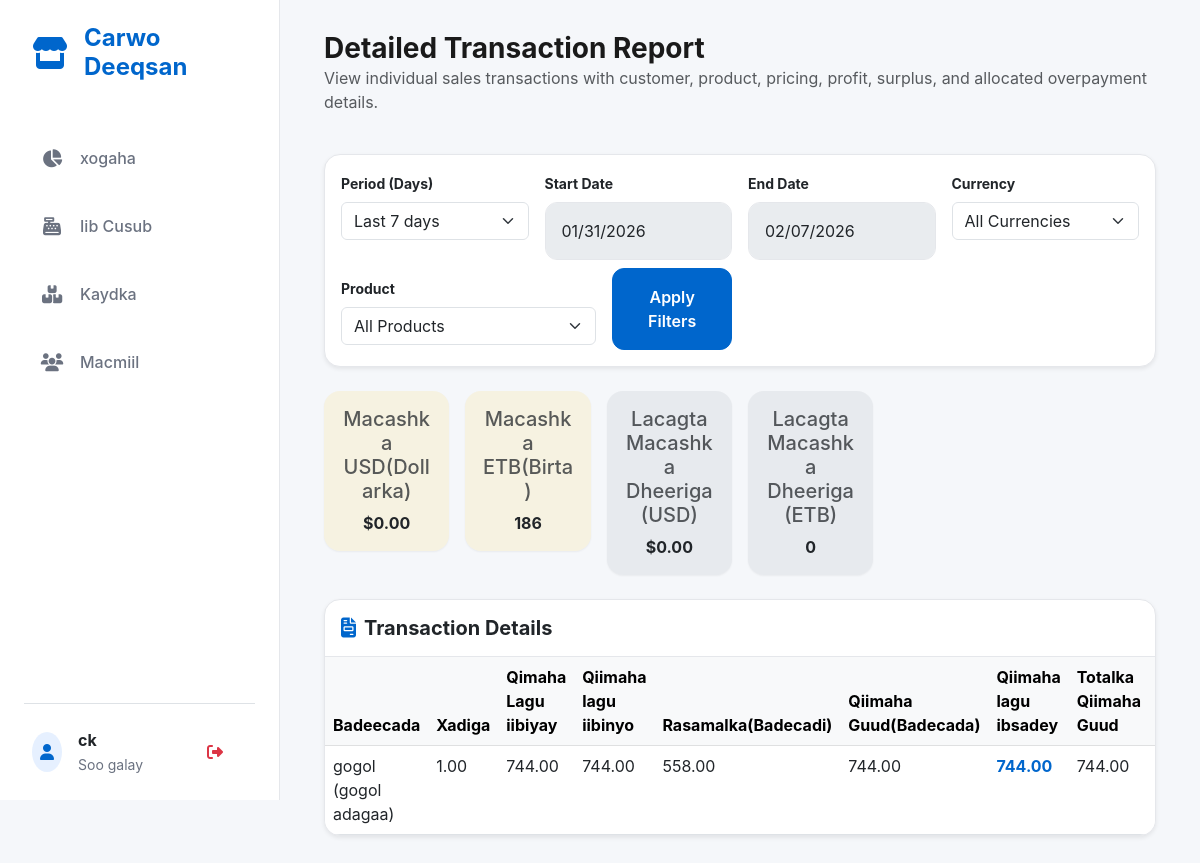
Page /detailed-transaction-report/ (signed in) on the earlier database version.
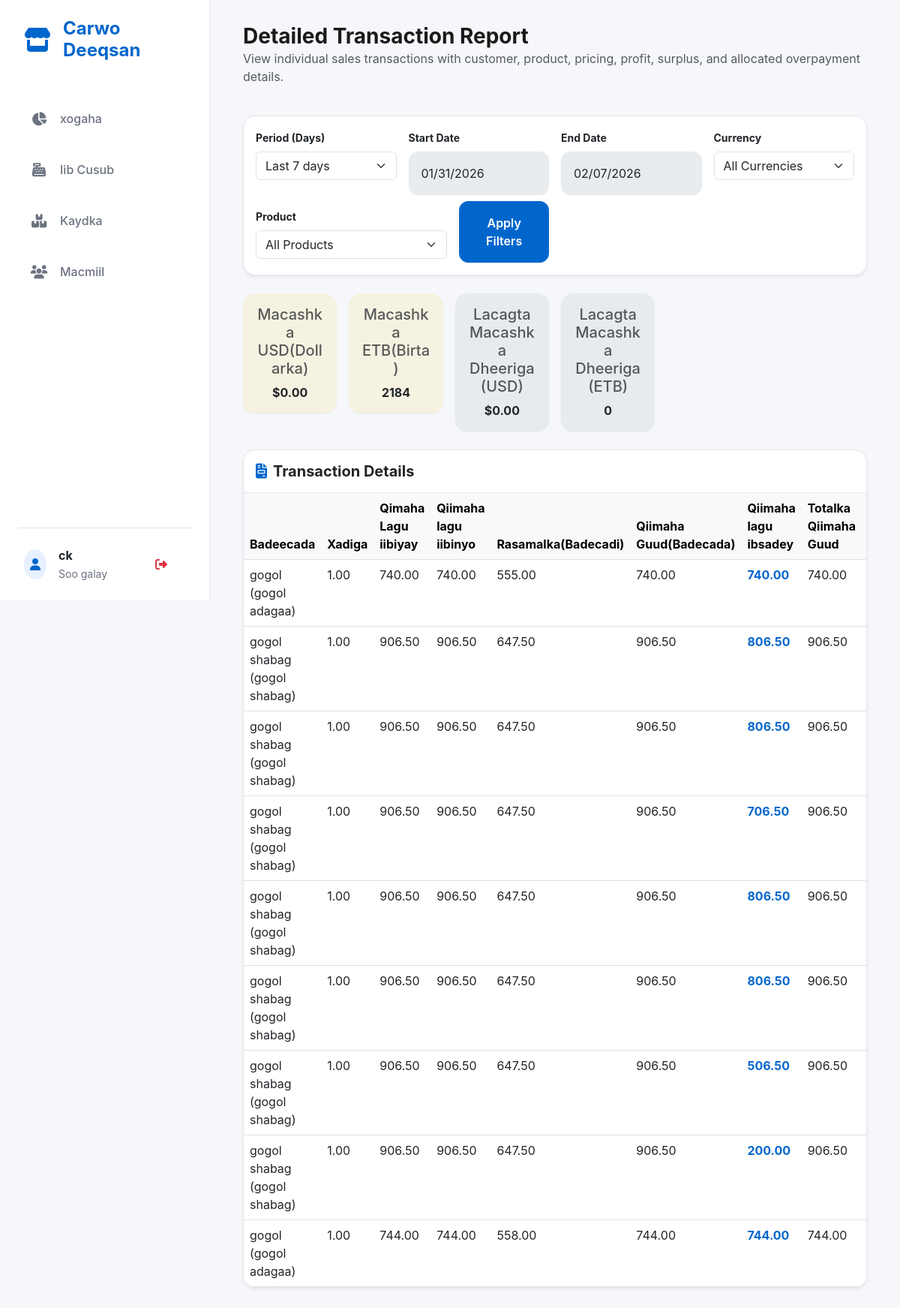
Same page on the later database version.
### core/models.py (models this page shows, shortened)
class Product(models.Model):
    name = models.CharField(max_length=200)
    brand = models.CharField(max_length=100)
    category = models.ForeignKey(Category, on_delete=models.CASCADE)
    purchase_price = models.DecimalField(
        max_digits=10,
        decimal_places=2,
        verbose_name="Purchase Price (USD)"
    )
    selling_price = models.DecimalField(
        max_digits=10,
        decimal_places=2,
        verbose_name="Selling Price (USD)"
    )
    UNIT_CHOICES = [
        ('UNIT', 'Unit'),
        ('METER', 'Meter'),
    ]
    selling_unit = models.CharField(max_length=10, choices=UNIT_CHOICES, default='UNIT')
    current_stock = models.DecimalField(max_digits=10, decimal_places=2, default=0.00)
    low_stock_threshold = models.DecimalField(max_digits=10, decimal_places=2, default=5.00)
    minimum_sale_length = models.DecimalField(
        max_digits=5,
        decimal_places=2,
        null=True,
        blank=True,
        help_text="Applies only to METER products"
    )
    date_added = models.DateTimeField(auto_now_add=True)
    date_updated = models.DateTimeField(auto_now=True)
    is_active = models.BooleanField(default=True)
    class Meta:
        verbose_name = "Product"
        verbose_name_plural = "Products"

class SaleItemETB(models.Model):
    sale = models.ForeignKey(SaleETB, on_delete=models.CASCADE, related_name='items')
    product = models.ForeignKey(Product, on_delete=models.CASCADE)
    quantity = models.DecimalField(max_digits=20, decimal_places=2, help_text="Quantity bought")
    unit_price = models.DecimalField(max_digits=20, decimal_places=2, help_text="Unit price in ETB")
    total_price = models.DecimalField(max_digits=20, decimal_places=2, help_text="Total price in ETB")
    class Meta:
        verbose_name = "ETB Sale Item"
        verbose_name_plural = "ETB Sale Items"

class SaleETB(models.Model):
    transaction_id = models.UUIDField(default=uuid.uuid4, unique=True, editable=False)
    customer = models.ForeignKey(Customer, on_delete=models.SET_NULL, null=True, blank=True, help_text="Optional - allows anonymous sales")
    user = models.ForeignKey(User, on_delete=models.SET_NULL, null=True, blank=True, related_name='etb_sales', help_text="Optional - admin user who created the sale")
    total_amount = models.DecimalField(max_digits=20, decimal_places=2, default=0.00, help_text="Total amount in ETB")
    amount_paid = models.DecimalField(max_digits=20, decimal_places=2, default=0.00, help_text="Amount paid in ETB")
    debt_amount = models.DecimalField(max_digits=20, decimal_places=2, default=0.00, help_text="Debt amount in ETB")
    exchange_rate_at_sale = models.DecimalField(
        max_digits=10,
        decimal_places=2,
        default=185.00,
        validators=[MinValueValidator(Decimal('0.01'))],
        help_text="USD to ETB exchange rate at time of sale"
    )
    pno = models.CharField(max_length=50, null=True, blank=True, verbose_name="Sale PNO")
    date_created = models.DateTimeField(auto_now_add=True)
    is_completed = models.BooleanField(default=True)
    class Meta:
        verbose_name = "ETB Sale"
        verbose_name_plural = "ETB Sales"

### core/views.py (the view, shortened to what this page needs)
# urls.py: path('detailed-transaction-report/', views.detailed_transaction_report, name='detailed_transaction_report'),
@login_required
def detailed_transaction_report(request):
    days = int(request.GET.get('days', 7))  # Default to last 7 days
    start_date_str = request.GET.get('start_date')
    end_date_str = request.GET.get('end_date')
    product_filter = request.GET.get('product', '') # Optional product filter
    currency_filter = request.GET.get('currency', '') # Optional currency filter ('USD', 'SOS', 'ETB', or 'All')
    end_date = timezone.now().date()
    start_date = end_date - timedelta(days=days)
    if start_date_str and end_date_str:
        try:
            start_date = datetime.strptime(start_date_str, "%Y-%m-%d").date()
            end_date = datetime.strptime(end_date_str, "%Y-%m-%d").date()
        except ValueError:
            pass # Or set a default date range
    currency_settings = CurrencySettings.objects.first()
    current_usd_to_etb_rate = currency_settings.usd_to_etb_rate if currency_settings else Decimal('100.00')
    current_usd_to_sos_rate = currency_settings.usd_to_sos_rate if currency_settings else Decimal('8000.00')
    base_filters = {
        'date_created__date__gte': start_date,
        'date_created__date__lte': end_date,
    }
    usd_sales = SaleUSD.objects.filter(**base_filters).select_related(
        'customer'
    ).prefetch_related('items__product').order_by('-date_created')
    if product_filter:
        usd_sales = usd_sales.filter(items__product_id=product_filter)
    if currency_filter and currency_filter != 'ALL':
        if currency_filter != 'USD':
             usd_sales = usd_sales.none()
    sos_sales = SaleSOS.objects.filter(**base_filters).select_related(
        'customer'
    ).prefetch_related('items__product').order_by('-date_created')
    if product_filter:
         sos_sales = sos_sales.filter(items__product_id=product_filter)
    if currency_filter and currency_filter != 'ALL':
         if currency_filter != 'SOS':
             sos_sales = sos_sales.none()
    etb_sales = SaleETB.objects.filter(**base_filters).select_related(
        'customer'
    ).prefetch_related('items__product').order_by('-date_created')
    if product_filter:
         etb_sales = etb_sales.filter(items__product_id=product_filter)
    if currency_filter and currency_filter != 'ALL':
         if currency_filter != 'ETB':
             etb_sales = etb_sales.none()
    transaction_data = []
    for sale in etb_sales:
        items = list(sale.items.all())
        overpayment = max(Decimal('0.00'), sale.amount_paid - sale.total_amount)
        total_items_value = sale.total_amount
        for item in items:
            rate_at_sale = item.sale.exchange_rate_at_sale if item.sale.exchange_rate_at_sale else current_usd_to_etb_rate
            purchase_price_in_etb_at_sale = item.product.purchase_price * rate_at_sale
            profit_per_unit_etb = item.unit_price - purchase_price_in_etb_at_sale
            profit = profit_per_unit_etb * item.quantity
            minimum_selling_price_in_etb_at_sale = item.product.selling_price * rate_at_sale
            surplus_per_unit_etb = item.unit_price - minimum_selling_price_in_etb_at_sale
            surplus = surplus_per_unit_etb * item.quantity if surplus_per_unit_etb > 0 else Decimal('0.00')
            item_overpayment = Decimal('0.00')
            if total_items_value > 0:
                 item_overpayment = (item.total_price / total_items_value) * overpayment
            final_profit = profit + item_overpayment
            item_profit_without_overpayment = profit
            transaction_data.append({
                'customer_name': sale.customer.name if sale.customer else "Walk-in Customer",
                'customer_phone': sale.customer.phone if sale.customer else "",
                'product_name': item.product.name,
                'product_brand': item.product.brand,
                'quantity': item.quantity,
                'unit_price_sold': item.unit_price, # Price at time of sale (Actual Selling Price in ETB)
                'unit_purchase_price': purchase_price_in_etb_at_sale, # Convert purchase price to ETB using rate at sale time
                'unit_minimum_selling_price': minimum_selling_price_in_etb_at_sale, # Convert minimum price to ETB using rate at sale time
                'total_sale_amount': item.total_price, # unit_price_sold * quantity
                'profit': final_profit, # Includes item profit + allocated overpayment
                'item_profit_without_overpayment': item_profit_without_overpayment, # Add this new key
                'surplus': surplus,
                'allocated_overpayment': item_overpayment,
                'currency': 'ETB',
                'sale_date': sale.date_created,
                'transaction_id': sale.transaction_id,
                'sale_amount_paid': sale.amount_paid,
                'sale_total_amount': sale.total_amount,
            })
    transaction_data.sort(key=lambda x: x['sale_date'], reverse=True)
    total_quantity = sum(item['quantity'] for item in transaction_data)
    total_sale_amount_usd = Decimal('0.00')
    total_sale_amount_sos = Decimal('0.00')
    total_sale_amount_etb = Decimal('0.00')
    total_profit_usd = Decimal('0.00')
    total_profit_sos = Decimal('0.00')
    total_profit_etb = Decimal('0.00')
    total_surplus_usd = Decimal('0.00')
    total_surplus_sos = Decimal('0.00')
    total_surplus_etb = Decimal('0.00')
    total_allocated_overpayment_usd = Decimal('0.00')
    total_allocated_overpayment_sos = Decimal('0.00')
    total_allocated_overpayment_etb = Decimal('0.00')
    for item in transaction_data:
        if item['currency'] == 'USD':
            total_sale_amount_usd += item['total_sale_amount']
            total_profit_usd += item['profit']
            total_surplus_usd += item['surplus']
            total_allocated_overpayment_usd += item['allocated_overpayment']
        elif item['currency'] == 'SOS':
            total_sale_amount_sos += item['total_sale_amount']
            total_profit_sos += item['profit']
            total_surplus_sos += item['surplus']
            total_allocated_overpayment_sos += item['allocated_overpayment']
        elif item['currency'] == 'ETB':
            total_sale_amount_etb += item['total_sale_amount']
            total_profit_etb += item['profit']
            total_surplus_etb += item['surplus']
            total_allocated_overpayment_etb += item['allocated_overpayment']
    products = Product.objects.filter(is_active=True).order_by('name')
    context = {
        'transaction_data': transaction_data,
        'total_quantity': total_quantity,
        'total_sale_amount_usd': total_sale_amount_usd,
        'total_sale_amount_sos': total_sale_amount_sos,
        'total_sale_amount_etb': total_sale_amount_etb,
        'total_profit_usd': total_profit_usd,
        'total_profit_sos': total_profit_sos,
        'total_profit_etb': total_profit_etb,
        'total_surplus_usd': total_surplus_usd,
        'total_surplus_sos': total_surplus_sos,
        'total_surplus_etb': total_surplus_etb,
        'total_allocated_overpayment_usd': total_allocated_overpayment_usd,
        'total_allocated_overpayment_sos': total_allocated_overpayment_sos,
        'total_allocated_overpayment_etb': total_allocated_overpayment_etb,
        'days': days,
        'start_date': start_date.strftime('%Y-%m-%d'),
        'end_date': end_date.strftime('%Y-%m-%d'),
        'product_filter': product_filter,
        'currency_filter': currency_filter,
        'products': products,
    }
    return render(request, 'core/detailed_transaction_report.html', context)

### core/permissions_policy.py (called while the page is built)
    def process_response(self, request, response):
        existing = response.get('Permissions-Policy')
        policy = "camera=(self)"
        if existing:
            if 'camera=' not in existing:
                response['Permissions-Policy'] = f"{existing}, {policy}"
        else:
            response['Permissions-Policy'] = policy
        return response

### core/templates/core/detailed_transaction_report.html (shortened to what the changed rows need)
{% extends 'core/base.html' %}
{% load static %}
{% block content %}
<div class="container-fluid">
    <div class="row mb-4">
        <div class="col-12">
            <h1 class="h3 mb-0 fw-bold">Detailed Transaction Report</h1>
        </div>
    </div>
    <div class="row g-3 mb-4">
        <div class="col-md-2">
            <div class="card border-0 bg-warning bg-opacity-10">
                <div class="card-body text-center">
                    <h5 class="card-title text-muted">Macashka ETB(Birta)</h5>
                    <p class="card-text fw-bold">{{ total_profit_etb|floatformat:0 }}</p>
                </div>
            </div>
        </div>
    </div>
    <div class="card shadow-sm">
        <div class="card-body p-0">
            {% if transaction_data %}
            <div class="table-responsive desktop-table">
                <table class="table table-hover mb-0">
                    <thead class="table-light">
                        <tr>
                            <th scope="col">Badeecada</th>
                            <th scope="col">Xadiga</th>
                            <th scope="col">Qimaha Lagu iibiyay</th>
                            <th scope="col">Qiimaha lagu iibinyo</th>
                            <th scope="col">Rasamalka(Badecadi)</th>
                            <th scope="col">Qiimaha Guud(Badecada)</th>
                            <th scope="col">Qiimaha lagu ibsadey</th>
                            <th scope="col">Totalka Qiimaha Guud</th>
                            <th scope="col">Final Profit</th>
                        </tr>
                    </thead>
                    <tbody>
                        {% for item in transaction_data %}
                        <tr>
                            <td>{{ item.product_name }} ({{ item.product_brand }})</td>
                            <td>{{ item.quantity|floatformat:2 }}</td>
                            <td>{{ item.unit_price_sold|floatformat:2 }}</td>
                            <td>{{ item.unit_minimum_selling_price|floatformat:2 }}</td>
                            <td>{{ item.unit_purchase_price|floatformat:2 }}</td>
                            <td>{{ item.total_sale_amount|floatformat:2 }}</td>
                            <td class="text-primary fw-bold">{{ item.sale_amount_paid|floatformat:2 }}</td>
                            <td>{{ item.sale_total_amount|floatformat:2 }}</td>
                            <td class="{% if item.profit >= 0 %}text-success fw-bold{% else %}text-danger{% endif %}">{{ item.profit|floatformat:2 }}</td>
                        </tr>
                        {% endfor %}
                    </tbody>
                </table>
            </div>
            {% else %}
            <div class="p-5 text-center text-muted">
                <i class="fas fa-inbox fa-3x mb-3"></i>
                <p>No transactions found for the selected filters.</p>
            </div>
            {% endif %}
        </div>
    </div>
</div>
{% endblock %}

Differences in the rows shown:
added SaleItemETB: quantity "1.00", unit_price_sold "740.00", total_sale_amount "740.00"
added SaleETB: sale_amount_paid "740.00", sale_total_amount "740.00"
now on this page (row edited): Product: product_name "gogol shabag" "gogol shabag" "gogol shabag" "gogol shabag" "gogol shabag" "gogol shabag" "gogol shabag", product_brand "gogol shabag" "gogol shabag" "gogol shabag" "gogol shabag" "gogol shabag" "gogol shabag" "gogol shabag"
added SaleItemETB: quantity "1.00", unit_price_sold "906.50", total_sale_amount "906.50"
added SaleETB: sale_amount_paid "806.50", sale_total_amount "906.50"
added SaleItemETB: quantity "1.00", unit_price_sold "906.50", total_sale_amount "906.50"
added SaleETB: sale_amount_paid "806.50", sale_total_amount "906.50"
added SaleItemETB: quantity "1.00", unit_price_sold "906.50", total_sale_amount "906.50"
added SaleETB: sale_amount_paid "706.50", sale_total_amount "906.50"
added SaleItemETB: quantity "1.00", unit_price_sold "906.50", total_sale_amount "906.50"
added SaleETB: sale_amount_paid "806.50", sale_total_amount "906.50"
added SaleItemETB: quantity "1.00", unit_price_sold "906.50", total_sale_amount "906.50"
added SaleETB: sale_amount_paid "806.50", sale_total_amount "906.50"
added SaleItemETB: quantity "1.00", unit_price_sold "906.50", total_sale_amount "906.50"
added SaleETB: sale_amount_paid "506.50", sale_total_amount "906.50"
added SaleItemETB: quantity "1.00", unit_price_sold "906.50", total_sale_amount "906.50"
added SaleETB: sale_amount_paid "200.00", sale_total_amount "906.50"
Other differences:
{{ total_profit_etb|floatformat:0 }}: "186" → "2184"
new list line: "gogol gogol adagaa"
new list line: "( ) 740.00 555.00"
new list line: "( ) 906.50 647.50"
